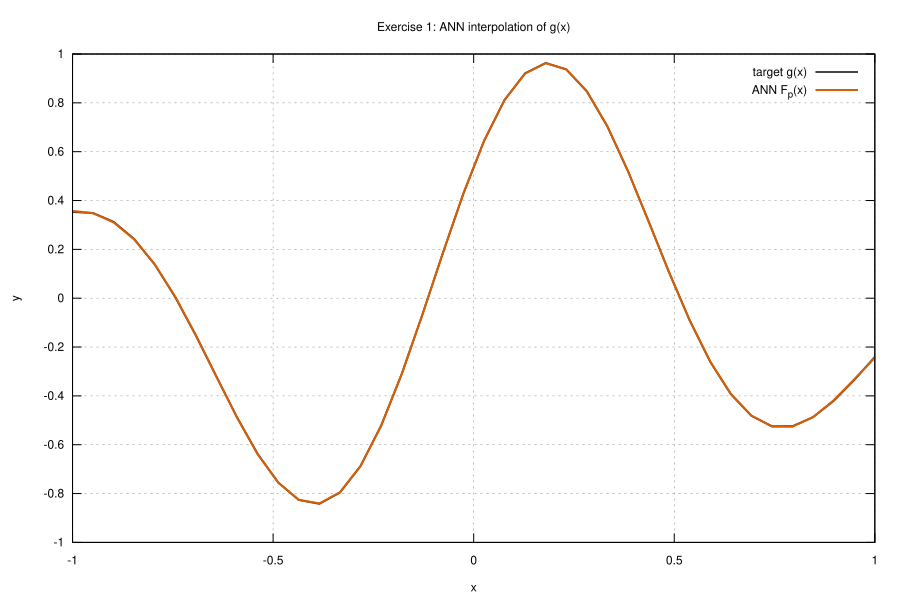

Generate this figure with gnuplot:
set terminal svg enhanced size 800,600 background rgb "white"
set terminal svg size 900,600 enhanced font 'Helvetica,12'
set output 'plot_fit.svg'
set title 'Exercise 1: ANN interpolation of g(x)'
set xlabel 'x'
set ylabel 'y'
set grid
set key top right
plot 'ann_fit.data' using 1:2 with lines lw 2 lc rgb '#444444' title 'target g(x)', \
     'ann_fit.data' using 1:3 with lines lw 2 lc rgb '#d95f02' title 'ANN F_p(x)'
